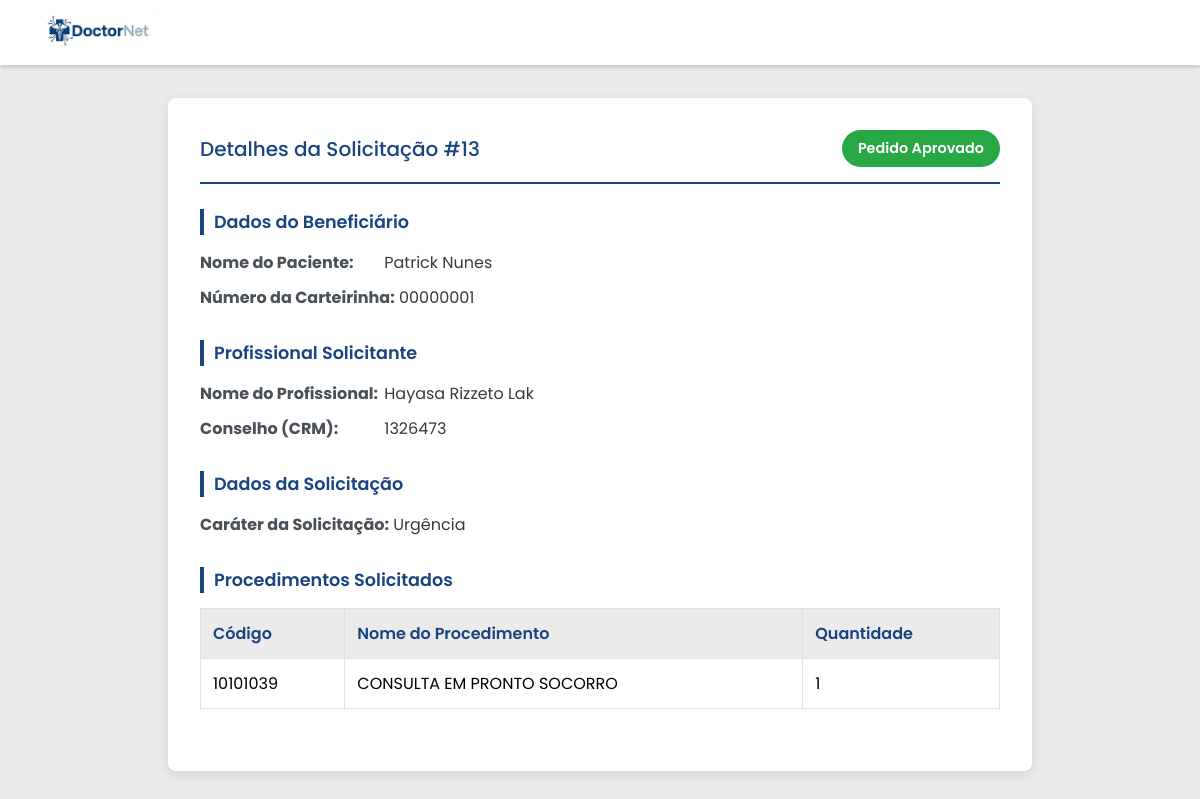
The page /autorizacao/13 (signed in) on the database its author committed.
### DoctorNet_app/models.py (models this page shows, shortened)
class Solicitacao(models.Model):
    paciente = models.ForeignKey(Beneficiario, on_delete=models.PROTECT)
    profissional_solicitante = models.ForeignKey(ProfissionalSolicitante, on_delete=models.PROTECT)
    executante = models.ForeignKey(Executante, on_delete=models.PROTECT)
    credenciado = models.ForeignKey(User, on_delete=models.PROTECT )
    class CaraterSolicitacao(models.TextChoices):
        URGENTE = 'URG', 'Urgência'
        ELETIVO = 'ELE', 'Eletivo'
    carater_solicitacao = models.CharField('Caráter de Solicitação', max_length = 3, choices = CaraterSolicitacao.choices)
    class Status(models.TextChoices):
        APROVADO = 'APV', 'Pedido Aprovado'
        ANALISE = 'ANA', 'Em Análise'
        PENDENTE = 'PEN', 'Pendência'
        NEGADO = 'NEV', 'Negado'
    status = models.CharField('Status do Pedido', max_length = 3, choices = Status.choices)
    data_solicitacao = models.DateField(auto_now_add = True)
    indicacao = models.CharField('Indicação Clínica', max_length=500)
    numero_guia = models.CharField(max_length = 8, unique = True, blank = True)

class Beneficiario(models.Model):
    nome = models.CharField(max_length = 150)
    CPF = models.CharField(max_length = 11, unique = True)
    data_nascimento = models.DateField()
    carteirinha = models.CharField(max_length = 10, unique = True, blank = True, editable = False)

class ProfissionalSolicitante(models.Model):
    nome_profissional = models.CharField('Nome do Profissional Solicitante',max_length = 100)
    class Conselho(models.TextChoices):
        CRM = 'CRM', 'CRM'
        CRP = 'CRP', 'CRP'
        CRO = 'CRO', 'CRO'
        COREN = 'CRN', 'COREN'
    class UFConselho(models.TextChoices):
        Acre = 'AC', 'AC'
        Alagoas	= 'AL', 'AL'
        Amapá = 'AP', 'AP'
        Amazonas = 'AM', 'AM'
        Bahia = 'BA', 'BA'
        Ceará = 'CE', 'CE'
        Distrito_Federal = 'DF', 'DF'
        Espírito_Santo = 'ES', 'ES'
        Goiás = 'GO', 'GO'
        Maranhão = 'MA', 'MA'
        Mato_Grosso = 'MT', 'MT'
        Mato_Grosso_do_Sul = 'MS', 'MS'
        Minas_Gerais = 'MG', 'MG'
        Pará = 'PA', 'PA'
        Paraíba = 'PB', 'PB'
        Paraná = 'PR', 'PR'
        Pernambuco = 'PE', 'PE'
        Piauí = 'PI', 'PI'
        Rio_de_Janeiro = 'RJ', 'RJ'
        Rio_Grande_do_Norte = 'RN', 'RN'
        Rio_Grande_do_Sul = 'RS', 'RS'
        Rondônia = 'RO', 'RO'
        Roraima = 'RR', 'RR'
        Santa_Catarina = 'SC', 'SC'
        São_Paulo = 'SP', 'SP'
        Sergipe = 'SE', 'SE'
        Tocantins = 'TO', 'TO'
    tipo_conselho = models.CharField('Conselho do Profissional', max_length = 3, choices = Conselho.choices)
    UF_Conselho = models.CharField('UF do Conselho', max_length = 2, choices = UFConselho.choices)
    codigo = models.CharField('Código do Profissional Solicitante', max_length = 20, unique = True)
    cbos = models.ForeignKey(CBOs, on_delete=models.PROTECT)

class ItemSolicitacao(models.Model):
    solicitacao = models.ForeignKey(Solicitacao, related_name='itens', on_delete=models.CASCADE)
    procedimento = models.ForeignKey(Procedimento, on_delete=models.CASCADE)
    quantidade = models.PositiveIntegerField()

class Procedimento(models.Model):
    codigo_procedimento = models.CharField("Código do procedimento", max_length = 8, unique = True)
    nome = models.CharField("Nome", max_length = 250)
    quantidade_procedimento = models.CharField("Quantidade", max_length = 2)
    class Categoria(models.TextChoices):
        IMAGEM = 'IMG', 'Exame de Imagem'
        LABORATORIAL = 'LAB', 'Exame Laboratorial'
        CONSULTA = 'CON', 'Consulta Médica'
        TERAPIA = 'TER', 'Terapia'
        PEQUENA_CIRURGIA = 'PQN', 'Pequena Cirurgia'
        OUTRO = 'OUT', 'Outro'
    categoria = models.CharField("Categoria", max_length = 3, choices = Categoria.choices)

### DoctorNet_app/views.py (the view)
# urls.py: path('autorizacao/<int:id>', views.detalhes_autorizada, name='detalhes_autorizada')
@login_required
def detalhes_autorizada(request, id):
    solicitacao_obj = get_object_or_404(Solicitacao, pk=id)
    context = {
        'detalhes_autorizada': solicitacao_obj
    }
    return render(request, 'detalhes_autorizada.html', context)

### DoctorNet_app/templates/detalhes_autorizada.html
{% extends 'base.html' %}
{% block conteudo %}
{% load static %}
<nav class="navbar">
    <div class="navbar-logo">
        <img src="{%static 'DoctorNet_app/doctornetlogo.png'%}" alt="Logo da Empresa">
    </div>
</nav>
<div class="details-container">
    <div class="details-header">
        <h2>Detalhes da Solicitação #{{ detalhes_autorizada.id }}</h2>
        <span class="status-badge {% if detalhes_autorizada.status == 'APV' %}status-autorizada{% elif detalhes_autorizada.status == 'PEN' %}status-pendente{% elif detalhes_autorizada.status == 'ANA' %}status-analise{% else %}status-negada{% endif %}">
            {{ detalhes_autorizada.get_status_display }}
        </span>
    </div>
    <div class="details-section">
        <h3>Dados do Beneficiário</h3>
        <div class="detail-item">
            <strong>Nome do Paciente:</strong> {{ detalhes_autorizada.paciente.nome }}
        </div>
        <div class="detail-item">
            <strong>Número da Carteirinha:</strong> {{ detalhes_autorizada.paciente.carteirinha }}
        </div>
    </div>
    <div class="details-section">
        <h3>Profissional Solicitante</h3>
        <div class="detail-item">
            <strong>Nome do Profissional:</strong> {{ detalhes_autorizada.profissional_solicitante.nome_profissional }}
        </div>
        <div class="detail-item">
            <strong>Conselho ({{ detalhes_autorizada.profissional_solicitante.tipo_conselho }}):</strong> {{ detalhes_autorizada.profissional_solicitante.codigo }}
        </div>
    </div>
    <div class="details-section">
        <h3>Dados da Solicitação</h3>
        <div class="detail-item">
            <strong>Caráter da Solicitação:</strong> {{ detalhes_autorizada.get_carater_solicitacao_display }}
        </div>
    </div>
    <div class="details-section">
        <h3>Procedimentos Solicitados</h3>
        <table class="procedimentos-table">
            <thead>
                <tr>
                    <th>Código</th>
                    <th>Nome do Procedimento</th>
                    <th>Quantidade</th>
                </tr>
            </thead>
            <tbody>
                {% for item in detalhes_autorizada.itens.all %}
                <tr>
                    <td>{{ item.procedimento.codigo_procedimento }}</td>
                    <td>{{ item.procedimento.nome }}</td>
                    <td>{{ item.quantidade }}</td>
                </tr>
                {% endfor %}
            </tbody>
        </table>
    </div>
</div>
{% endblock conteudo %}

### DoctorNet_app/static/DoctorNet_app/style.css (style rules this page uses)
body { background-color: rgb(235, 235, 235); padding-top: 65px; }
h2 { color: #1a4381; font-family: 'Poppins', sans-serif; font-weight: 500; font-size: 1.25rem; }
.navbar { background-color: #ffffff; box-shadow: 0 2px 5px rgba(0, 0, 0, 0.1); padding: 10px 40px; position: fixed; top: 0; left: 0; width: 100%; z-index: 1000; display: flex; align-items: center; height: 65px; box-sizing: border-box; }
.navbar-logo img { height: 45px; width: auto; }
.details-container { max-width: 800px; margin: 25px auto; padding: 32px; background-color: #ffffff; border-radius: 8px; box-shadow: 0 4px 12px rgba(0, 0, 0, 0.1); font-family: 'Poppins', sans-serif; }
.details-header { display: flex; justify-content: space-between; align-items: center; border-bottom: 2px solid #1a4381; padding-bottom: 15px; margin-bottom: 25px; }
.details-header h2 { margin: 0; }
.status-badge { padding: 8px 16px; border-radius: 20px; font-weight: 600; font-size: 0.9rem; color: white; }
.status-autorizada { background-color: #28a745; }
.details-section { margin-bottom: 30px; }
.details-section h3 { color: #1a4381; font-weight: 600; margin-bottom: 15px; font-size: 1.1rem; border-left: 4px solid #1a4381; padding-left: 10px; }
.detail-item { margin-bottom: 10px; font-size: 1rem; color: #343a40; }
.detail-item strong { color: #495057; display: inline-block; min-width: 180px; }
.procedimentos-table { width: 100%; border-collapse: collapse; margin-top: 15px; }
.procedimentos-table th, .procedimentos-table td { border: 1px solid #dee2e6; padding: 12px; text-align: left; }
.procedimentos-table th { background-color: rgb(235, 235, 235); color: #1a4381; font-weight: 600; }

### rows shown on the page
Solicitacao: id "13", status "Pedido Aprovado", paciente.nome "Patrick Nunes", paciente.carteirinha "00000001", profissional_solicitante.nome_profissional "Hayasa Rizzeto Lak", profissional_solicitante.tipo_conselho "CRM", profissional_solicitante.codigo "1326473", carater_solicitacao "Urgência"
ItemSolicitacao: procedimento.codigo_procedimento "10101039", procedimento.nome "CONSULTA EM PRONTO SOCORRO", quantidade "1"
